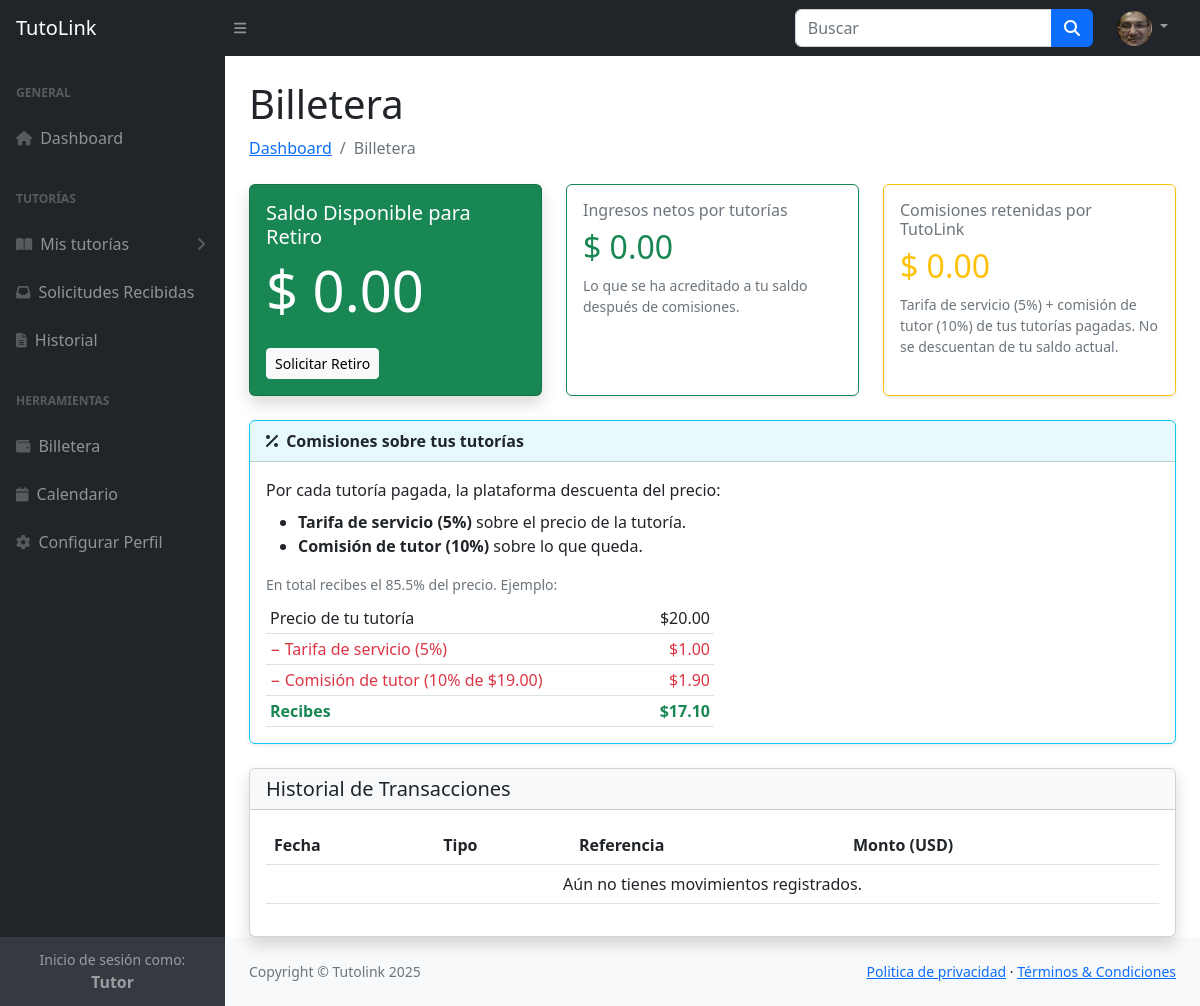
The page /Tutor/Billetera.php (signed in) on the database its author committed.
### tables this page shows
CREATE TABLE `usuarios` (
  `id` int(11) NOT NULL AUTO_INCREMENT,
  `nombre` varchar(50) NOT NULL,
  `apellido` varchar(50) NOT NULL,
  `correo` varchar(100) NOT NULL,
  `telefono` varchar(20) DEFAULT NULL,
  `contrasena` varchar(255) NOT NULL,
  `rol` enum('estudiante','tutor','admin') NOT NULL,
  `perfil_imagen` varchar(255) DEFAULT NULL,
  `carrera` varchar(100) DEFAULT NULL,
  `anio_ciclo` varchar(20) DEFAULT NULL,
  `universidad_estudiante` varchar(100) DEFAULT NULL,
  `modalidad_tutor` varchar(50) DEFAULT NULL,
  `universidad_tutor` varchar(100) DEFAULT NULL,
  `descripcion` text DEFAULT NULL,
  `fecha_registro` timestamp NOT NULL DEFAULT current_timestamp(),
  PRIMARY KEY (`id`),
  UNIQUE KEY `correo` (`correo`)
);

CREATE TABLE `billeteras` (
  `id` int(11) NOT NULL AUTO_INCREMENT,
  `id_usuario` int(11) NOT NULL,
  `saldo` decimal(10,2) NOT NULL DEFAULT 0.00,
  `ultima_actualizacion` datetime NOT NULL DEFAULT current_timestamp() ON UPDATE current_timestamp(),
  PRIMARY KEY (`id`),
  UNIQUE KEY `id_usuario` (`id_usuario`),
  CONSTRAINT `billeteras_ibfk_1` FOREIGN KEY (`id_usuario`) REFERENCES `usuarios` (`id`)
);

### Tutor/Includes/config.php (called while the page is built, shortened)
<?php
include "../Includes/db.php";
$id_usuario = $_SESSION['id'];
try {
    $stmt = $conn->prepare("SELECT id, nombre, apellido, correo, telefono, carrera, anio_ciclo, universidad_estudiante, rol, perfil_imagen FROM usuarios WHERE id = :id");
    $stmt->bindParam(':id', $id_usuario, PDO::PARAM_INT);
    $stmt->execute();
    $usuario = $stmt->fetch(PDO::FETCH_ASSOC);
} catch (PDOException $e) {
    die("Error en la base de datos: " . $e->getMessage());
}
?>

### Includes/Wallet.php (called while the page is built, shortened)
<?php
require_once __DIR__ . '/Comisiones.php';
function obtener_o_crear_billetera_id($conn, $id_usuario)
{
    $sql_select = "SELECT id FROM billeteras WHERE id_usuario = :id_usuario";
    $stmt_select = $conn->prepare($sql_select);
    $stmt_select->bindParam(':id_usuario', $id_usuario, PDO::PARAM_INT);
    $stmt_select->execute();
    if ($billetera = $stmt_select->fetch(PDO::FETCH_ASSOC)) {
        return $billetera['id'];
    }
}
function obtener_saldo($conn, $id_usuario)
{
    $billetera_id = obtener_o_crear_billetera_id($conn, $id_usuario);
    $sql = "SELECT saldo FROM billeteras WHERE id = :id_billetera";
    $stmt = $conn->prepare($sql);
    $stmt->bindParam(':id_billetera', $billetera_id, PDO::PARAM_INT);
    $stmt->execute();
    $resultado = $stmt->fetch(PDO::FETCH_ASSOC);
    return $resultado ? (float) $resultado['saldo'] : 0.00;
}
?>

### Tutor/Billetera.php (the view, shortened to what this page needs)
<?php
include 'Includes/Nav.php';
include '../Includes/Wallet.php';
$id_tutor = $_SESSION['id'];
$saldo_actual = obtener_saldo($conn, $id_tutor);
$billetera_id = obtener_o_crear_billetera_id($conn, $id_tutor);
$movimientos = obtener_historial_movimientos($conn, $billetera_id);
$stmt_totales = $conn->prepare("
    SELECT
        COALESCE(SUM(CASE WHEN tipo = 'INGRESO' AND referencia LIKE 'Ingreso Solicitud%' THEN monto END), 0) AS ingresos_netos,
        COALESCE(SUM(CASE WHEN tipo = 'COMISION' THEN monto END), 0) AS comisiones
    FROM movimientos_billetera
    WHERE id_billetera = :id_billetera
");
$stmt_totales->execute([':id_billetera' => $billetera_id]);
$totales = $stmt_totales->fetch(PDO::FETCH_ASSOC);
?>
<!DOCTYPE html>
<html lang="en">
<head>
    <link href="css/styles.css" rel="stylesheet" />
</head>
<body>
    <div id="layoutSidenav">
        <div id="layoutSidenav_nav">
            <?php include 'Includes/NavIzquierdo.php'; ?>
        </div>
        <div id="layoutSidenav_content">
            <main>
                <div class="container-fluid px-4">
                    <h1 class="mt-4">Billetera</h1>
                    <ol class="breadcrumb mb-4">
                        <li class="breadcrumb-item"><a href="index.php">Dashboard</a></li>
                        <li class="breadcrumb-item active">Billetera</li>
                    </ol>
                    <div class="row">
                        <div class="col-md-4 mb-4">
                            <div class="card bg-success text-white shadow">
                                <div class="card-body">
                                    <h5 class="card-title">Saldo Disponible para Retiro</h5>
                                    <h1 class="display-4">$ <?php echo number_format($saldo_actual, 2); ?></h1>
                                    <button class="btn btn-light btn-sm mt-3" data-bs-toggle="modal"
                                        data-bs-target="#modalRetiro">
                                        Solicitar Retiro
                                    </button>
                                </div>
                            </div>
                        </div>
                        <div class="col-md-4 mb-4">
                            <div class="card border-success shadow-sm h-100">
                                <div class="card-body">
                                    <h6 class="card-title text-muted">Ingresos netos por tutorías</h6>
                                    <h2 class="text-success">$ <?= number_format($totales['ingresos_netos'], 2) ?></h2>
                                    <p class="small text-muted mb-0">Lo que se ha acreditado a tu saldo después de comisiones.</p>
                                </div>
                            </div>
                        </div>
                        <div class="col-md-4 mb-4">
                            <div class="card border-warning shadow-sm h-100">
                                <div class="card-body">
                                    <h6 class="card-title text-muted">Comisiones retenidas por TutoLink</h6>
                                    <h2 class="text-warning">$ <?= number_format($totales['comisiones'], 2) ?></h2>
                                    <p class="small text-muted mb-0">Tarifa de servicio (<?= porcentaje_comision(COMISION_ESTUDIANTE) ?>%) +
                                        comisión de tutor (<?= porcentaje_comision(COMISION_TUTOR) ?>%) de tus tutorías pagadas.
                                        No se descuentan de tu saldo actual.</p>
                                </div>
                            </div>
                        </div>
                    </div>
                    <div class="card shadow mt-4">
                        <div class="card-header bg-light">
                            <h5 class="mb-0">Historial de Transacciones</h5>
                        </div>
                        <div class="card-body">
                            <table class="table table-hover">
                                <thead>
                                    <tr>
                                        <th>Fecha</th>
                                        <th>Tipo</th>
                                        <th>Referencia</th>
                                        <th class="text-right">Monto (USD)</th>
                                    </tr>
                                </thead>
                                <tbody>
                                    <?php if (empty($movimientos)): ?>
                                        <tr>
                                            <td colspan="4" class="text-center">Aún no tienes movimientos registrados.</td>
                                        </tr>
                                    <?php endif; ?>
                                </tbody>
                            </table>
                        </div>
                    </div>
                </div>
            </main>
            <?php include 'Includes/Footer.php'; ?>
        </div>
    </div>
</body>
</html>

### Tutor/Includes/Nav.php (shortened to what this page needs)
<?php
include "config.php";
?>
<nav class="sb-topnav navbar navbar-expand navbar-dark bg-dark">
    <a class="navbar-brand ps-3" href="index.php">TutoLink</a>
    <button class="btn btn-link btn-sm order-1 order-lg-0 me-4 me-lg-0" id="sidebarToggle" href="#!"><i
            class="fas fa-bars"></i></button>
    <form class="d-none d-md-inline-block form-inline ms-auto me-0 me-md-3 my-2 my-md-0">
        <div class="input-group">
            <input class="form-control" type="text" placeholder="Buscar" aria-label="Search for..."
                aria-describedby="btnNavbarSearch" />
            <button class="btn btn-primary" id="btnNavbarSearch" type="button"><i class="fas fa-search"></i></button>
        </div>
    </form>
    <ul class="navbar-nav ms-auto ms-md-0 me-3 me-lg-4">
        <li class="nav-item dropdown">
            <a class="nav-link dropdown-toggle" id="navbarDropdown" href="#" role="button" data-bs-toggle="dropdown"
                aria-expanded="false">
                <img src="<?php echo !empty($usuario['perfil_imagen']) ? '../' . htmlspecialchars($usuario['perfil_imagen']) : '../Assets/perfil_default.png'; ?>"
                    alt="Foto de Perfil" class="rounded-circle" style="width: 35px; height: 35px; object-fit: cover;">
            </a>
        </li>
    </ul>
</nav>

### rows shown on the page
usuarios: perfil_imagen (picture)
billeteras: saldo "0.00"

### other values the page prints
$totales['ingresos_netos'] "0.00"
$totales['comisiones'] "0.00"
porcentaje_comision(COMISION_ESTUDIANTE) "5"
porcentaje_comision(COMISION_TUTOR) "10"
$pe "5"
$pt "10"
porcentaje_comision((1 - COMISION_ESTUDIANTE) * (1 - COMISION_TUTOR)) "85.5"
$f($d['monto_pagado']) "$20.00"
$f($d['comision_estudiante']) "$1.00"
$f($d['base_tutor']) "$19.00"
$f($d['comision_tutor']) "$1.90"
$f($d['neto_tutor']) "$17.10"
